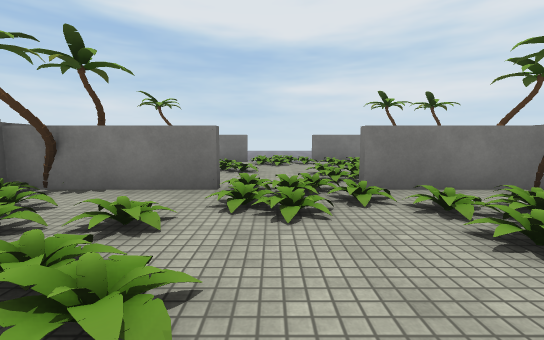
View 1 (above)

24 first-person views from a walk through a Unity game level. The camera is 1.3 m above the floor, tilts 6° down and sees 90° across. The floor is counted in squares, 2 m on a side. Each view is taken from the middle of a square. On the plan, view 1 faces up. The plan holds only what a view shows up to about 9 squares ahead; the rest is blank. The place goes on beyond the plan. The player character is not drawn. Some animated figures are not drawn. Some surface patterns are stand-ins.

View 2
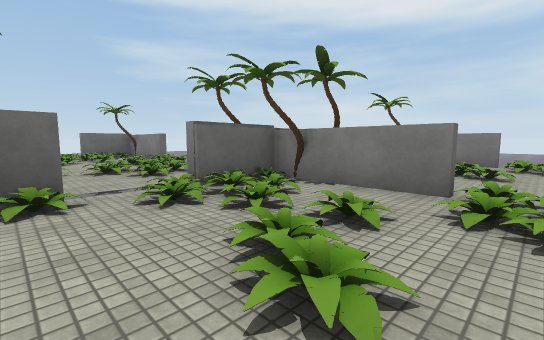

View 3
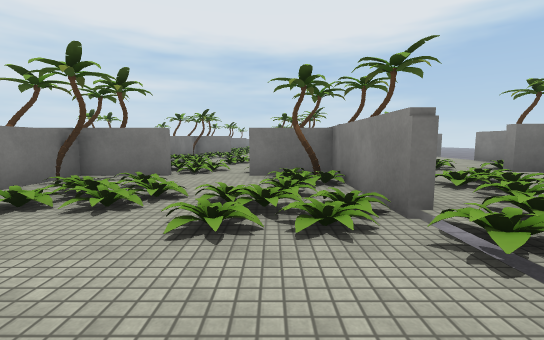

View 4
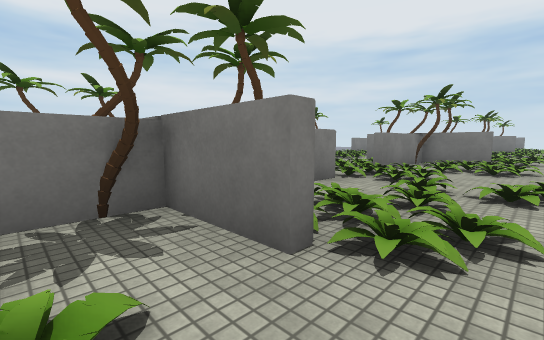

View 5
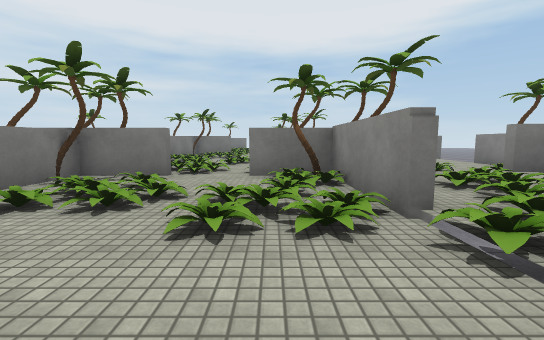

View 6
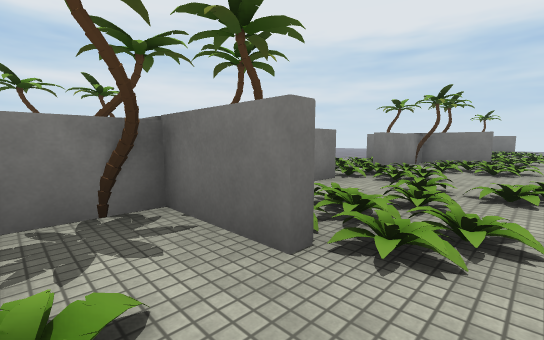

View 7
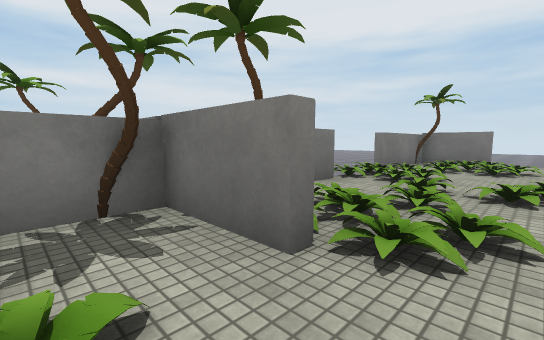

View 8
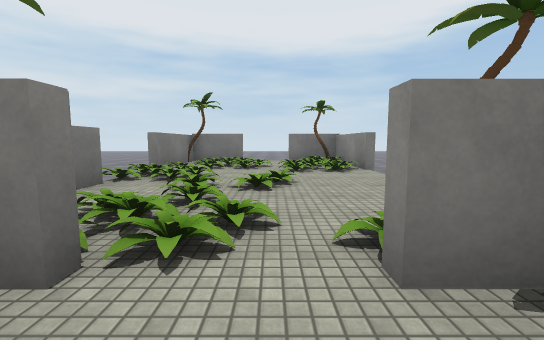

View 9
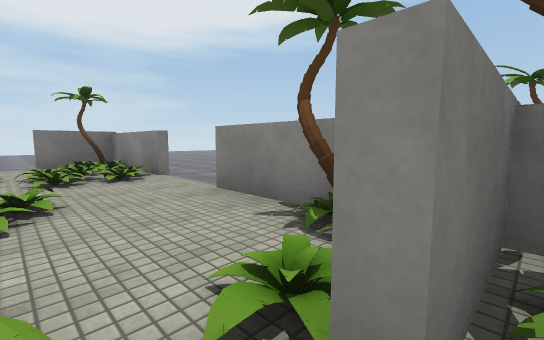

View 10
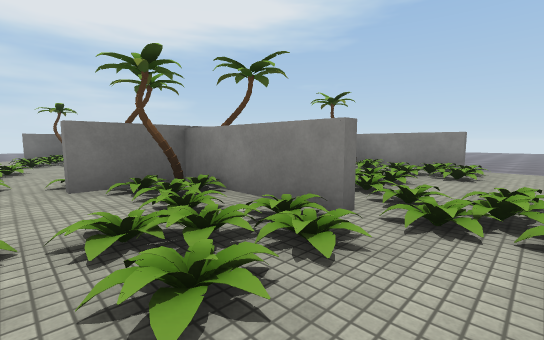

View 11
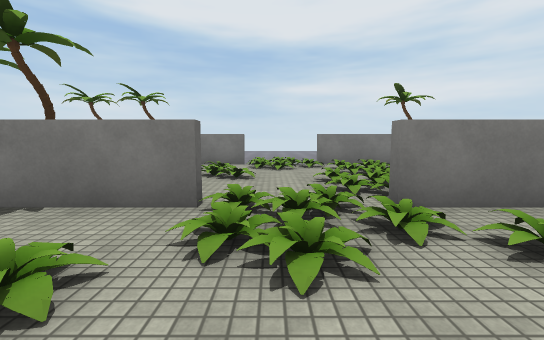

View 12
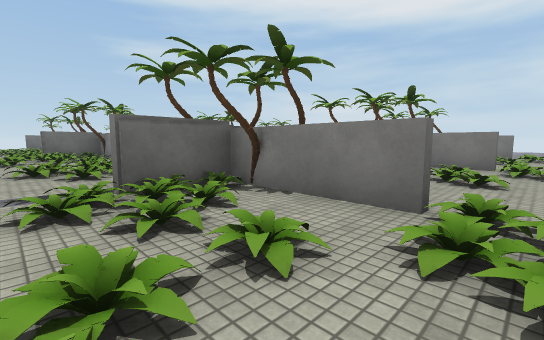

View 13
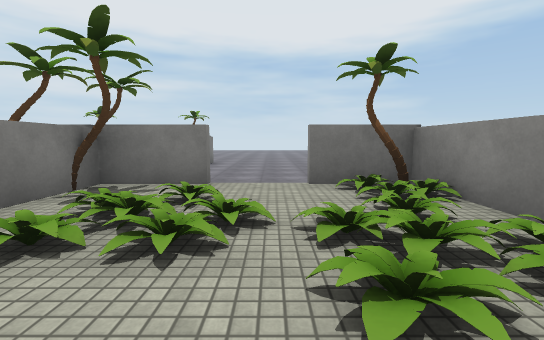

View 14
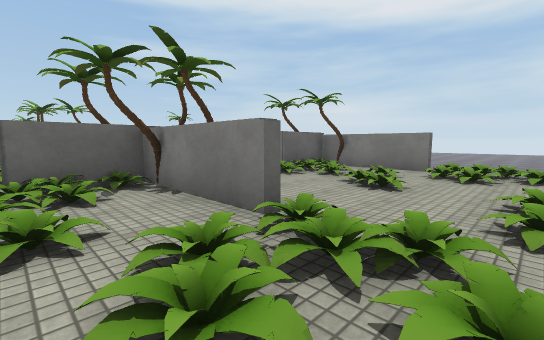

View 15
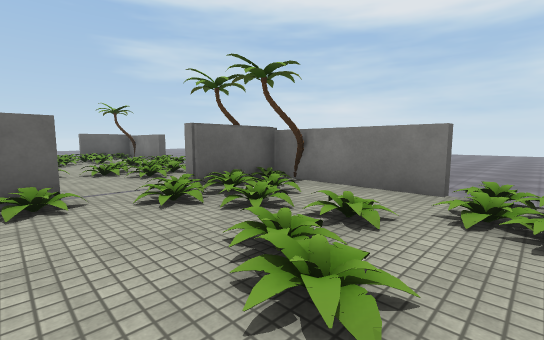

View 16
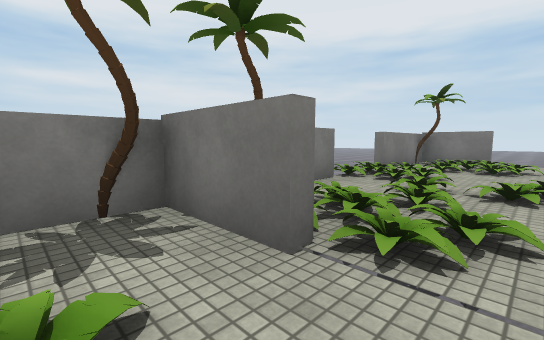

View 17
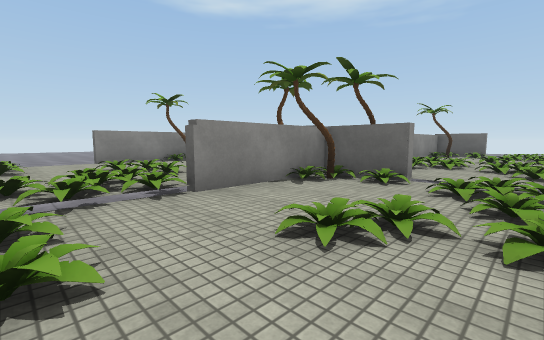

View 18
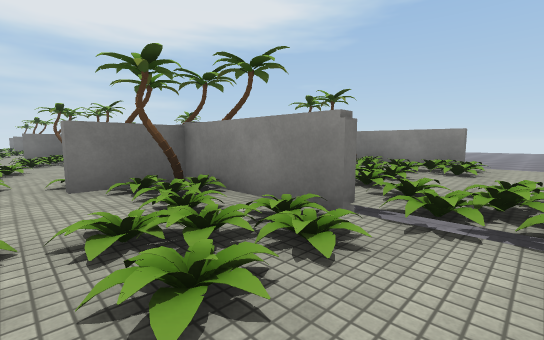

View 19
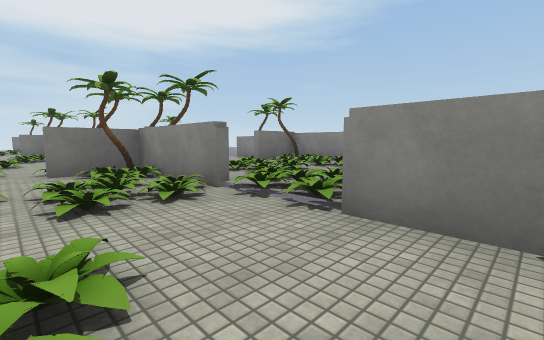

View 20
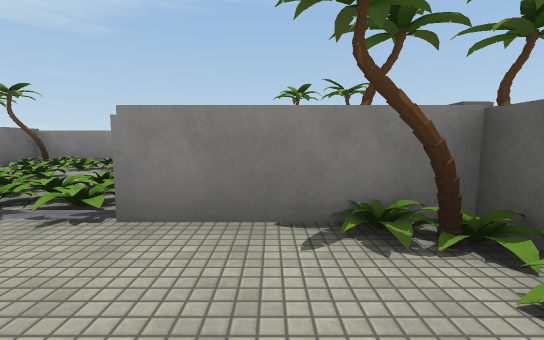

View 21
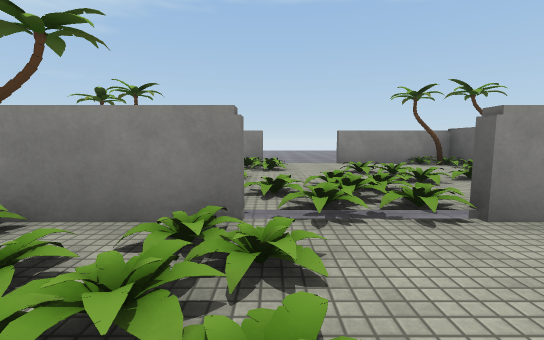

View 22
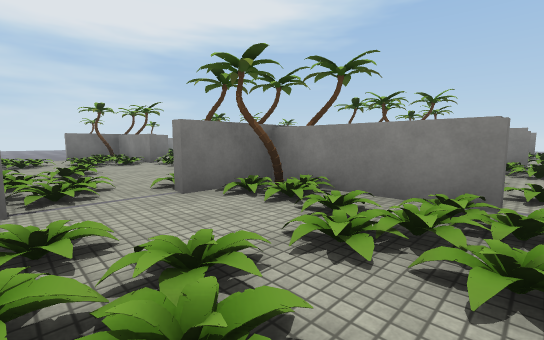

View 23
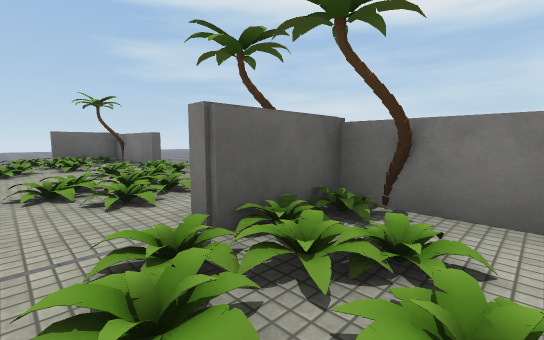

View 24
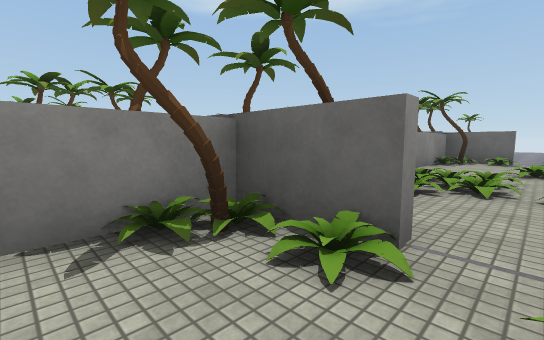

### Floor plan
Points are (right, up) in squares from view 1. A wall is a line through its corners. A room is listed if a view was taken in it or the views show most of it. See-through windows are left out.
Room 1 (views 1, 2, 3, 4, 5, 6, 7, 8, 9, 10, 11, 14, 17, 18, 19, 20, 21)
walls: (7.4, 3.6) (4.4, 3.6); (9.1, -1.1) (12.1, -1.1); (12.1, 1.9) (12.1, 4.6); (12.3, 3.6) (9.3, 3.6); (5.5, -1.1) (7.4, -1.1); (4.1, 1.9) (4.1, 3.9) (6.1, 3.9); (4.1, 3.6) (1.1, 3.6); (4.4, 4.6) (4.4, 1.9); (15.4, 3.6) (13.5, 3.6); (1.1, -1.1) (4.5, -1.1); (17.1, -1.1) (20.3, -1.1); (-0.6, 3.6) (-2.5, 3.6); (20.1, 1.9) (20.1, 3.6) (17.1, 3.6); (-2.5, -1.1) (-0.6, -1.1); (-3.6, 3.5) (-3.6, 2); (21.9, -1.1) (23.4, -1.1); (23.3, 3.6) (22.5, 3.6); (25.1, -1.1) (28.1, -1.1) (28.1, 0.5); (28.1, 1.9) (28.1, 3.6) (25.4, 3.6)
ways out: opening at (0.5, -1) to room 2; opening at (8.5, -1) to room 2; opening at (16.5, -1) to room 2; opening at (0.5, 4) to room 3; opening at (8.5, 4) to room 3; opening at (16.5, 4) to room 3; opening at (24.5, -2); gap at (-9, 4); gap at (23, -2); gap at (23, 4); gap at (29, 2)
objects: other object (-11, 1); other object (-10, 2); other object (-9, 1); other object (-9, 2); other object (-8, 2); other object (-8, 3); other object (-8, 4); other object (-7, 0); other object (-7, 1); other object (-7, 3); other object (-7, 4); other object (-6, 0); other object (-6, 1); other object (-6, 2); other object (-6, 3); other object (-5, 2); other object (-5, 3); other object (-4, -1); other object (-3, 0); other object (-3, 1); other object (-3, 2); other object (-3, 3); other object (-3, 4); other object (-2, 2); other object (-2, 3); other object (-1, 1); other object (-1, 2); other object (0, 2); other object (0, 3); other object (0, 4); other object (1, 0); other object (1, 3); other object (1, 4); other object (2, 0); other object (2, 1); other object (2, 2); other object (2, 3); other object (3, 0); other object (3, 2); other object (3, 3); other object (4, 0); other object (4, 3); other object (5, 0); other object (5, 1); other object (5, 2); other object (5, 3); other object (5, 4); other object (6, 2); other object (6, 3); other object (7, 1); other object (7, 2); other object (8, 2); other object (8, 3); other object (8, 4); other object (9, 0); other object (9, 3); other object (9, 4); other object (10, 0); other object (10, 1); other object (10, 2); other object (10, 3); other object (11, 0); other object (11, 2); other object (11, 3); other object (12, 0); other object (12, 3); other object (13, 0); other object (13, 1); other object (13, 2); other object (14, 2); other object (14, 3); other object (15, 1); other object (15, 2); other object (16, 2); other object (16, 3); other object (16, 4); other object (17, 0); other object (17, 3); other object (17, 4); other object (18, 0); other object (18, 1); other object (18, 2); other object (18, 3); other object (19, 0); other object (19, 2); other object (19, 3); other object (20, 0); other object (20, 3); other object (21, -1); other object (21, 0); other object (21, 1); other object (21, 2); other object (22, -1); other object (22, 2); other object (22, 3); other object (23, 1); other object (23, 2); other object (24, 2); other object (24, 3); other object (24, 4); other object (25, 0); other object (25, 3); other object (25, 4); other object (26, -1); other object (26, 0); other object (26, 1); other object (26, 2); other object (26, 3); other object (27, -1); other object (27, 0); other object (27, 2); other object (27, 3); other object (28, 0); other object (28, 3)
Room 2 (views 12, 13)
walls: (9.1, -6.1) (12.1, -6.1) (12.1, -5.4); (4.4, -5.4) (4.4, -6.1) (7.4, -6.1); (4.5, -1.1) (5.5, -1.1); (4.4, -0.5) (4.4, -1.2); (12.4, -1.2) (12.4, -3.1); (14.1, -6.1) (15.3, -6.1); (1.1, -6.1) (3.9, -6.1); (15.4, -1.4) (12.1, -1.4); (17.1, -6.1) (20.1, -6.1) (20.1, -4.5); (-2, -6.1) (-0.7, -6.1); (20.1, -3.1) (20.1, -0.4); (20.3, -1.4) (18.5, -1.4)
ways out: opening at (0.5, -1) to room 1; opening at (8.5, -1) to room 1; opening at (16.5, -1) to room 1; gap at (-1, -7); gap at (7, -7); gap at (15, -7); gap at (21, -3)
objects: other object (-3, -6); other object (-3, -1); other object (-2, -6); other object (-1, -4); other object (-1, -3); other object (0, -3); other object (0, -2); other object (0, -1); other object (1, -5); other object (1, -2); other object (1, -1); other object (2, -6); other object (2, -5); other object (2, -4); other object (2, -3); other object (2, -2); other object (3, -6); other object (3, -5); other object (3, -3); other object (3, -2); other object (4, -5); other object (4, -2); other object (5, -6); other object (5, -5); other object (5, -4); other object (5, -3); other object (5, -1); other object (6, -6); other object (6, -3); other object (6, -2); other object (7, -4); other object (7, -3); other object (8, -3); other object (8, -2); other object (8, -1); other object (9, -5); other object (9, -2); other object (9, -1); other object (10, -6); other object (10, -5); other object (10, -4); other object (10, -3); other object (10, -2); other object (11, -6); other object (11, -5); other object (11, -3); other object (11, -2); other object (12, -5); other object (12, -2); other object (13, -6); other object (13, -5); other object (13, -4); other object (13, -3); other object (13, -2); other object (14, -3); other object (14, -2); other object (15, -4); other object (15, -3); other object (16, -3); other object (16, -2); other object (16, -1); other object (17, -5); other object (17, -2); other object (17, -1); other object (18, -6); other object (18, -5); other object (18, -4); other object (18, -3); other object (18, -2); other object (19, -6); other object (19, -5); other object (19, -3); other object (19, -2); other object (20, -5); other object (20, -2)
Room 3 (views 15, 16, 22, 23, 24)
walls: (7.3, 8.6) (4.4, 8.6) (4.4, 6.9); (9.1, 3.9) (12.3, 3.9); (12.1, 6.9) (12.1, 8.6) (10.9, 8.6); (2.9, 8.6) (1.4, 8.6); (15.3, 8.6) (14, 8.6); (-0.7, 8.6) (-3.6, 8.6) (-3.6, 7.5); (17.1, 3.9) (18.6, 3.9); (-2.4, 3.9) (-0.9, 3.9); (-3.6, 5.5) (-3.6, 4.5); (20.1, 6.9) (20.1, 8.6) (17.4, 8.6)
ways out: opening at (0.5, 4) to room 1; opening at (8.5, 4) to room 1; opening at (16.5, 4) to room 1; opening at (-4, 6.5); gap at (-1, 9); gap at (7, 9); gap at (15, 9); gap at (21, 7)
objects: other object (-4, 6); other object (-3, 5); other object (-3, 6); other object (-3, 7); other object (-3, 8); other object (-2, 7); other object (-2, 8); other object (-1, 6); other object (-1, 7); other object (0, 7); other object (0, 8); other object (0, 9); other object (1, 5); other object (1, 8); other object (1, 9); other object (2, 5); other object (2, 6); other object (2, 7); other object (2, 8); other object (3, 7); other object (3, 8); other object (4, 5); other object (4, 8); other object (5, 5); other object (5, 6); other object (5, 7); other object (5, 8); other object (6, 7); other object (6, 8); other object (7, 6); other object (7, 7); other object (8, 7); other object (8, 8); other object (8, 9); other object (9, 5); other object (9, 8); other object (9, 9); other object (10, 5); other object (10, 6); other object (10, 7); other object (11, 5); other object (11, 7); other object (12, 5); other object (12, 8); other object (13, 5); other object (13, 6); other object (13, 7); other object (14, 7); other object (14, 8); other object (15, 6); other object (15, 7); other object (16, 7); other object (16, 8); other object (16, 9); other object (17, 5); other object (17, 8); other object (17, 9); other object (18, 5); other object (18, 6); other object (18, 7); other object (18, 8); other object (19, 5); other object (19, 7); other object (19, 8); other object (20, 5); other object (20, 8)

Positions as (right, up) in squares from view 1, and headings:
1: (0, 0), facing up
2: (0, 0), facing up-left
3: (-1, 0), facing right
4: (3, 1), facing up-right
5: (7, 0), facing right
6: (11, 1), facing up-right
7: (19, 1), facing up-right
8: (19, 1), facing right
9: (20, 1), facing down-right
10: (16, 1), facing down-right
11: (16, 1), facing up
12: (16, -4), facing up-left
13: (16, -4), facing right
14: (9, 2), facing up-left
15: (8, 5), facing up-left
16: (11, 6), facing up-right
17: (1, 2), facing down-left
18: (0, 1), facing down-right
19: (6, 1), facing down-right
20: (6, 1), facing down
21: (9, 1), facing down
22: (9, 7), facing down-right
23: (6, 6), facing up-left
24: (6, 6), facing down-left
